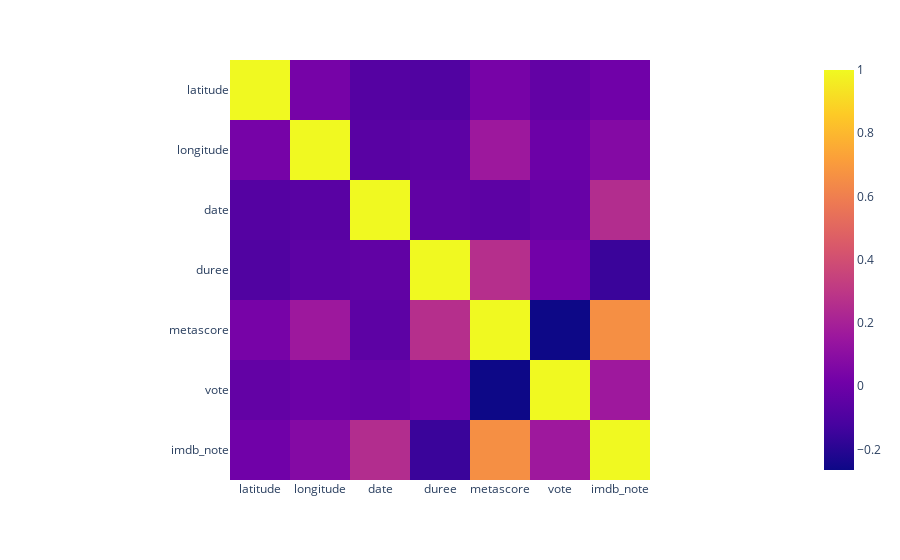

This figure's notebook cell:
### Code cell
import plotly.express as px
import numpy as np

fig = px.imshow(corr_matrix)
fig.show()

### Figure 1 — Plotly figure (JSON) as saved in the notebook; plotly's stock layout.template omitted (floating-point values rounded to 4 significant figures)
{"data": [{"coloraxis": "coloraxis", "hovertemplate": "x: %{x}<br>y: %{y}<br>color: %{z}<extra></extra>", "name": "0", "type": "heatmap", "x": ["latitude", "longitude", "date", "duree", "metascore", "vote", "imdb_note"], "xaxis": "x", "y": ["latitude", "longitude", "date", "duree", "metascore", "vote", "imdb_note"], "yaxis": "y", "z": [[1, 0.0313, -0.0761, -0.0903, 0.0314, -0.0303, 0.0097], [0.0313, 1, -0.0623, -0.0521, 0.16, -0.0032, 0.0765], [-0.0761, -0.0623, 1, -0.0389, -0.0507, -0.0204, 0.2514], [-0.0903, -0.0521, -0.0389, 1, 0.2623, 0.0157, -0.155], [0.0314, 0.16, -0.0507, 0.2623, 1, -0.2648, 0.6603], [-0.0303, -0.0032, -0.0204, 0.0157, -0.2648, 1, 0.1633], [0.0097, 0.0765, 0.2514, -0.155, 0.6603, 0.1633, 1]]}], "layout": {"coloraxis": {"colorscale": [[0, "#0d0887"], [0.1111, "#46039f"], [0.2222, "#7201a8"], [0.3333, "#9c179e"], [0.4444, "#bd3786"], [0.5556, "#d8576b"], [0.6667, "#ed7953"], [0.7778, "#fb9f3a"], [0.8889, "#fdca26"], [1, "#f0f921"]]}, "margin": {"t": 60}, "xaxis": {"anchor": "y", "constrain": "domain", "domain": [0, 1], "scaleanchor": "y"}, "yaxis": {"anchor": "x", "autorange": "reversed", "constrain": "domain", "domain": [0, 1]}}}
